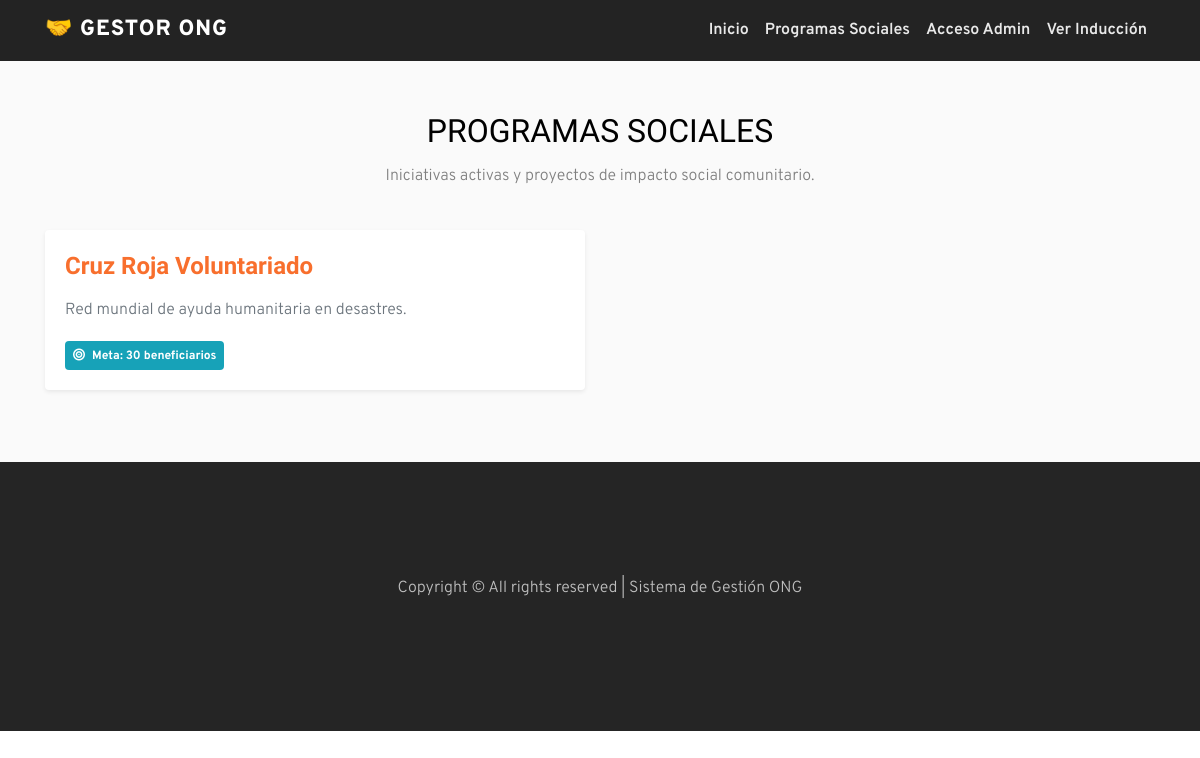
/programas/, run on the app's committed database.
### gestion/models.py (models this page shows, shortened)
class ProgramaSocial(models.Model):
    nombre = models.CharField(max_length=150)
    descripcion = models.TextField()
    meta_beneficiarios = models.IntegerField(default=0)

### gestion/views.py (the view)
# urls.py: path('programas/', views.lista_programas, name='programas'),
def lista_programas(request):
  programas = ProgramaSocial.objects.all()
  form = ProgramaSocialForm()
  if (
      request.method == 'POST'
      and request.user.is_authenticated
      and request.user.is_staff
  ):
    form = ProgramaSocialForm(request.POST)
    if form.is_valid():
      form.save()
      messages.success(request, 'Programa creado con éxito.')
      return redirect('programas')
  return render(
      request,
      'gestion/programas.html',
      {'programas': programas, 'form': form},
  )

### gestion/templates/gestion/programas.html (shortened to what this page needs)
{% extends 'gestion/principal.html' %}
{% block contenido %}
<section class="ftco-section bg-light py-5">
  <div class="container">
    <div class="row justify-content-center mb-4">
      <div class="col-md-8 text-center">
        <h2>PROGRAMAS SOCIALES</h2>
        <p>Iniciativas activas y proyectos de impacto social comunitario.</p>
      </div>
    </div>
    <div class="row">
      <div class="{% if user.is_authenticated and user.is_staff %}col-md-8{% else %}col-md-12{% endif %}">
        <div class="row">
          {% for programa in programas %}
          <div class="col-md-6 mb-4">
            <div class="card shadow-sm h-100 border-0">
              <div class="card-body">
                <h4 class="card-title text-primary font-weight-bold">{{ programa.nombre }}</h4>
                <p class="card-text text-muted">{{ programa.descripcion }}</p>
                <div class="d-flex justify-content-between align-items-center mt-3">
                  <span class="badge badge-info p-2">
                    <i class="fa-solid fa-bullseye mr-1"></i> Meta: {{ programa.meta_beneficiarios }} beneficiarios
                  </span>
                </div>
              </div>
            </div>
          </div>
          {% endfor %}
        </div>
      </div>
    </div>
  </div>
</section>
{% endblock %}

### data on the page
ProgramaSocial: nombre "Cruz Roja Voluntariado", descripcion "Red mundial de ayuda humanitaria en desastres.", meta_beneficiarios "30"
